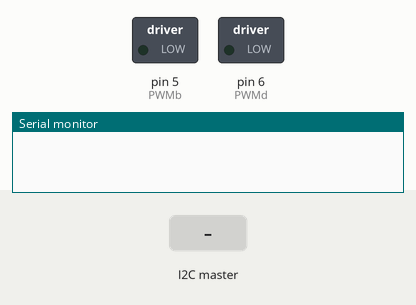
This sketch was run on a simulated Arduino Uno, built with avr-gcc and run on an emulated ATmega328P. On the bench: switched loads named in the sketch (green lamp = pin HIGH), the last lines printed to the serial monitor. The test bench sets the inputs (shaded band).

Above: at 1.2 s.
1.3 s: the I2C master sends the byte 1
At 1.6 s:
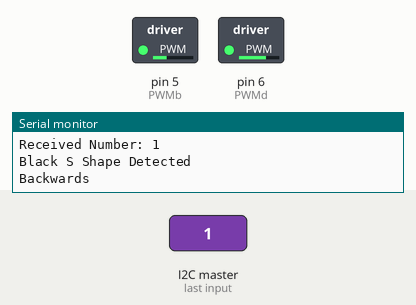
2.8 s: the I2C master sends the byte 2
At 4.1 s:
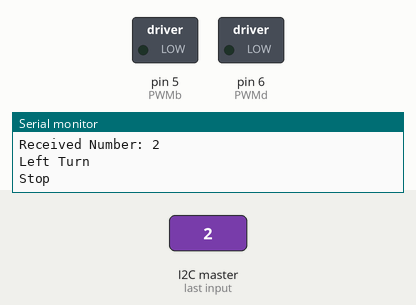
Timing chart, 0 to 5.8 s (numbered marks = the images above; inputs shaded):
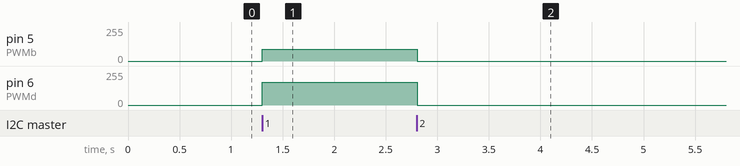

Measured:
- after the input at 1.3 s, pin 5 (PWMb): 0/255 → 87/255 at once; pin 6 (PWMd): 0/255 → 170/255 at once
- after the input at 2.8 s, pin 5 (PWMb): 87/255 → 0/255 at once; pin 6 (PWMd): 170/255 → 0/255 at once

The sketch:

ArduinoCode.ino
```cpp
/*----------------------------------
 * Raspberry Pi Computer Vision     |
 * This code will receive info      |
 * from the Raspberry to control    |
 * the motors                       |
 *                                  |
 * Gabriel Pacheco                  |
 * Electronic Engineering           |
 * ---------------------------------
 */

//Library to use I2C communication
#include <Wire.h>

//Defining control for the motor pins
#define PWMa 7
#define PWMb 5
#define PWMc 8
#define PWMd 6


void setup()
{
  //Start the serial monitor
  Serial.begin(9600);

  //Set Arduino up as an I2C slave for the raspberry at address 0x07
  Wire.begin(0x07);

  //Prepare to receive data
  Wire.onReceive(receiveEvent);
}

void loop()
{
  delay(300);
}

/*-------------------------------------------------------------------------FUNCTIONS------------------------------------------------------------*/
int receiveEvent(int numBytes)
{
  //Define variables needed to receive the integer sent from the Raspberry
  int receive_int=0;
  int count=0;
  int shapeCount=0;

  //Loop to receive ine byte till there are none left
  while(Wire.available())
  {
    char c = Wire.read();    // receive a byte as character
    //Create Int from the Byte Array
    receive_int = c << (8 * count) | receive_int;
    count++;
  }

  //Print the value received for debugging and verification
  Serial.print("Received Number: ");
  Serial.println(receive_int);

  //When the value received is 1 the EEE-bot must go backwards
  if (receive_int == 1)
  {
    Serial.println("Black S Shape Detected");
    Backwards(170);
    delay(shapeCount*1000);
    //Stop();
  }

  else if (receive_int ==2)
  {
    LeftTurn(170,10);
    delay(500);
    Stop();
  }
  else if (receive_int ==3)
  {
    RightTurn(170,10);
    Stop();
  }
  else if (receive_int ==4)
  {
    Serial.println("Green S Shape Detected");
    RightTurn(170,10);
    Stop();
  }
  else if (receive_int ==5)
  {
    RightTurn(170,10);
    Stop();
  }
  else if (receive_int == 6)
  {
    Serial.println("Distance Measurement Shape Detected");
    Forwards(150);
    delay(shapeCount*1000);
    Stop();
  }
  else
  {
    shapeCount=receive_int;
    Serial.print("Shape Count: ");
    Serial.println(shapeCount);
  }
}

//------------------------------------------------------------------------MotorFunctions-----------------------------------------------------------------
void Forwards(int16_t baseSpeed)
{
  Serial.println("Forwards");
  constrain(baseSpeed,0,255);
  digitalWrite(PWMa,LOW);
  analogWrite(PWMb,baseSpeed);
  digitalWrite(PWMc,HIGH);
  analogWrite(PWMd,HIGH-(baseSpeed));
}

void Backwards(int16_t baseSpeed)
{
  Serial.println("Backwards");
  constrain(baseSpeed,0,255);
  digitalWrite(PWMa,HIGH);
  analogWrite(PWMb,HIGH-(baseSpeed));
  digitalWrite(PWMc,LOW);
  analogWrite(PWMd,baseSpeed);
}

//Function to make the Bot go to the left
void LeftTurn(int16_t baseSpeed,float m)
{
  Serial.println("Left Turn");
  constrain(baseSpeed,0,255);

  //Right wheel forwards
  digitalWrite(PWMa,LOW);
  analogWrite(PWMb,baseSpeed);
  //Left wheel backwards
  digitalWrite(PWMc,LOW);
  analogWrite(PWMd,baseSpeed-m);
}

//Function to make the Bot go to the right
void RightTurn(int16_t baseSpeed,float m)
{
  Serial.println("Right Turn");
  constrain(baseSpeed,0,255);

  //Right wheel backwards
  analogWrite(PWMb,255-(baseSpeed-m));
  digitalWrite(PWMa,HIGH);
  //Left wheel forwards
  analogWrite(PWMd,255-(baseSpeed));
  digitalWrite(PWMc,HIGH);
}

//Function to stop all motors
void Stop()
{
  Serial.println("Stop");
  digitalWrite(PWMa,LOW);
  digitalWrite(PWMb,LOW);
  digitalWrite(PWMc,LOW);
  digitalWrite(PWMd,LOW);
  delay(5);
}
```
